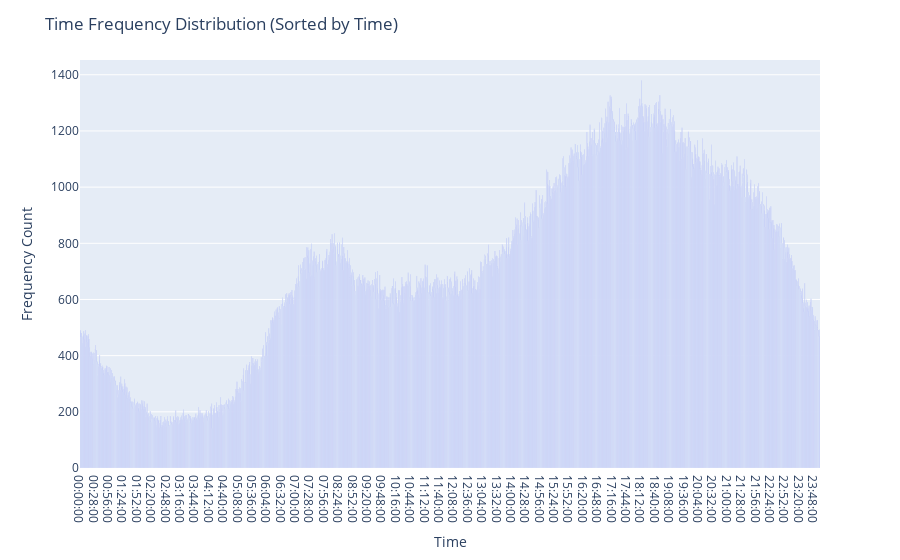

Source (notebook cell):
### Code cell
# Perform frequency count of times
time_counts = df['Time'].value_counts().reset_index()
time_counts.columns = ['Time', 'Frequency']

# Sort the time_counts DataFrame by 'Time' column in ascending order
time_counts = time_counts.sort_values('Time')

# Create Plotly bar chart for time frequency distribution
fig = px.bar(time_counts, x='Time', y='Frequency', labels={'Time': 'Time', 'Frequency': 'Frequency Count'})
fig.update_xaxes(type='category')
fig.update_layout(title='Time Frequency Distribution (Sorted by Time)')
fig.show()

### Figure 1 — Plotly figure (JSON) as saved in the notebook; plotly's stock layout.template omitted (floating-point values rounded to 4 significant figures; data arrays with more than 128 entries replaced by an {"elided": "..."} marker saying what was removed)
{"data": [{"alignmentgroup": "True", "hovertemplate": "Time=%{x}<br>Frequency Count=%{y}<extra></extra>", "legendgroup": "", "marker": {"color": "#636efa", "pattern": {"shape": ""}}, "name": "", "offsetgroup": "", "orientation": "v", "showlegend": false, "textposition": "auto", "type": "bar", "x": {"elided": "1440 str values"}, "xaxis": "x", "y": {"elided": "1440 int values"}, "yaxis": "y"}], "layout": {"barmode": "relative", "legend": {"tracegroupgap": 0}, "margin": {"t": 60}, "title": {"text": "Time Frequency Distribution (Sorted by Time)"}, "xaxis": {"anchor": "y", "domain": [0, 1], "title": {"text": "Time"}, "type": "category"}, "yaxis": {"anchor": "x", "domain": [0, 1], "title": {"text": "Frequency Count"}}}}
